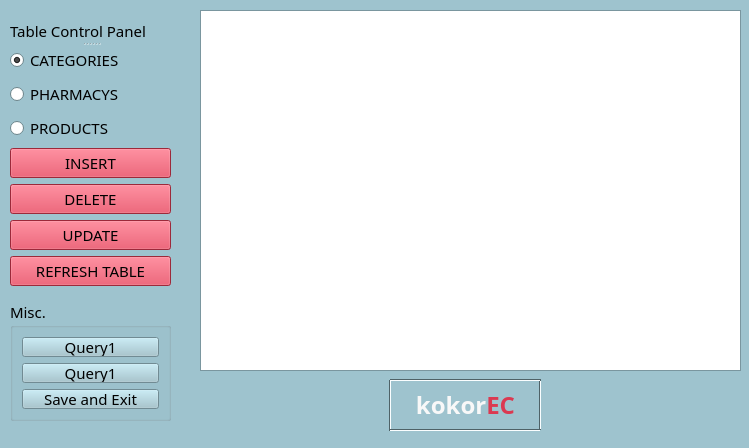
<?xml version="1.0" encoding="UTF-8"?>
<ui version="4.0">
 <class>MainWindow</class>
 <widget class="QMainWindow" name="MainWindow">
  <property name="geometry">
   <rect>
    <x>0</x>
    <y>0</y>
    <width>749</width>
    <height>448</height>
   </rect>
  </property>
  <property name="palette">
   <palette>
    <active>
     <colorrole role="WindowText">
      <brush brushstyle="SolidPattern">
       <color alpha="255">
        <red>0</red>
        <green>0</green>
        <blue>0</blue>
       </color>
      </brush>
     </colorrole>
     <colorrole role="Button">
      <brush brushstyle="SolidPattern">
       <color alpha="255">
        <red>158</red>
        <green>195</green>
        <blue>206</blue>
       </color>
      </brush>
     </colorrole>
     <colorrole role="Light">
      <brush brushstyle="SolidPattern">
       <color alpha="255">
        <red>250</red>
        <green>254</green>
        <blue>255</blue>
       </color>
      </brush>
     </colorrole>
     <colorrole role="Midlight">
      <brush brushstyle="SolidPattern">
       <color alpha="255">
        <red>204</red>
        <green>224</green>
        <blue>230</blue>
       </color>
      </brush>
     </colorrole>
     <colorrole role="Dark">
      <brush brushstyle="SolidPattern">
       <color alpha="255">
        <red>79</red>
        <green>98</green>
        <blue>103</blue>
       </color>
      </brush>
     </colorrole>
     <colorrole role="Mid">
      <brush brushstyle="SolidPattern">
       <color alpha="255">
        <red>105</red>
        <green>130</green>
        <blue>137</blue>
       </color>
      </brush>
     </colorrole>
     <colorrole role="Text">
      <brush brushstyle="SolidPattern">
       <color alpha="255">
        <red>0</red>
        <green>0</green>
        <blue>0</blue>
       </color>
      </brush>
     </colorrole>
     <colorrole role="BrightText">
      <brush brushstyle="SolidPattern">
       <color alpha="255">
        <red>255</red>
        <green>255</green>
        <blue>255</blue>
       </color>
      </brush>
     </colorrole>
     <colorrole role="ButtonText">
      <brush brushstyle="SolidPattern">
       <color alpha="255">
        <red>0</red>
        <green>0</green>
        <blue>0</blue>
       </color>
      </brush>
     </colorrole>
     <colorrole role="Base">
      <brush brushstyle="SolidPattern">
       <color alpha="255">
        <red>255</red>
        <green>255</green>
        <blue>255</blue>
       </color>
      </brush>
     </colorrole>
     <colorrole role="Window">
      <brush brushstyle="SolidPattern">
       <color alpha="255">
        <red>158</red>
        <green>195</green>
        <blue>206</blue>
       </color>
      </brush>
     </colorrole>
     <colorrole role="Shadow">
      <brush brushstyle="SolidPattern">
       <color alpha="255">
        <red>0</red>
        <green>0</green>
        <blue>0</blue>
       </color>
      </brush>
     </colorrole>
     <colorrole role="AlternateBase">
      <brush brushstyle="SolidPattern">
       <color alpha="255">
        <red>206</red>
        <green>225</green>
        <blue>230</blue>
       </color>
      </brush>
     </colorrole>
     <colorrole role="ToolTipBase">
      <brush brushstyle="SolidPattern">
       <color alpha="255">
        <red>255</red>
        <green>255</green>
        <blue>220</blue>
       </color>
      </brush>
     </colorrole>
     <colorrole role="ToolTipText">
      <brush brushstyle="SolidPattern">
       <color alpha="255">
        <red>0</red>
        <green>0</green>
        <blue>0</blue>
       </color>
      </brush>
     </colorrole>
     <colorrole role="PlaceholderText">
      <brush brushstyle="SolidPattern">
       <color alpha="128">
        <red>0</red>
        <green>0</green>
        <blue>0</blue>
       </color>
      </brush>
     </colorrole>
    </active>
    <inactive>
     <colorrole role="WindowText">
      <brush brushstyle="SolidPattern">
       <color alpha="255">
        <red>0</red>
        <green>0</green>
        <blue>0</blue>
       </color>
      </brush>
     </colorrole>
     <colorrole role="Button">
      <brush brushstyle="SolidPattern">
       <color alpha="255">
        <red>158</red>
        <green>195</green>
        <blue>206</blue>
       </color>
      </brush>
     </colorrole>
     <colorrole role="Light">
      <brush brushstyle="SolidPattern">
       <color alpha="255">
        <red>250</red>
        <green>254</green>
        <blue>255</blue>
       </color>
      </brush>
     </colorrole>
     <colorrole role="Midlight">
      <brush brushstyle="SolidPattern">
       <color alpha="255">
        <red>204</red>
        <green>224</green>
        <blue>230</blue>
       </color>
      </brush>
     </colorrole>
     <colorrole role="Dark">
      <brush brushstyle="SolidPattern">
       <color alpha="255">
        <red>79</red>
        <green>98</green>
        <blue>103</blue>
       </color>
      </brush>
     </colorrole>
     <colorrole role="Mid">
      <brush brushstyle="SolidPattern">
       <color alpha="255">
        <red>105</red>
        <green>130</green>
        <blue>137</blue>
       </color>
      </brush>
     </colorrole>
     <colorrole role="Text">
      <brush brushstyle="SolidPattern">
       <color alpha="255">
        <red>0</red>
        <green>0</green>
        <blue>0</blue>
       </color>
      </brush>
     </colorrole>
     <colorrole role="BrightText">
      <brush brushstyle="SolidPattern">
       <color alpha="255">
        <red>255</red>
        <green>255</green>
        <blue>255</blue>
       </color>
      </brush>
     </colorrole>
     <colorrole role="ButtonText">
      <brush brushstyle="SolidPattern">
       <color alpha="255">
        <red>0</red>
        <green>0</green>
        <blue>0</blue>
       </color>
      </brush>
     </colorrole>
     <colorrole role="Base">
      <brush brushstyle="SolidPattern">
       <color alpha="255">
        <red>255</red>
        <green>255</green>
        <blue>255</blue>
       </color>
      </brush>
     </colorrole>
     <colorrole role="Window">
      <brush brushstyle="SolidPattern">
       <color alpha="255">
        <red>158</red>
        <green>195</green>
        <blue>206</blue>
       </color>
      </brush>
     </colorrole>
     <colorrole role="Shadow">
      <brush brushstyle="SolidPattern">
       <color alpha="255">
        <red>0</red>
        <green>0</green>
        <blue>0</blue>
       </color>
      </brush>
     </colorrole>
     <colorrole role="AlternateBase">
      <brush brushstyle="SolidPattern">
       <color alpha="255">
        <red>206</red>
        <green>225</green>
        <blue>230</blue>
       </color>
      </brush>
     </colorrole>
     <colorrole role="ToolTipBase">
      <brush brushstyle="SolidPattern">
       <color alpha="255">
        <red>255</red>
        <green>255</green>
        <blue>220</blue>
       </color>
      </brush>
     </colorrole>
     <colorrole role="ToolTipText">
      <brush brushstyle="SolidPattern">
       <color alpha="255">
        <red>0</red>
        <green>0</green>
        <blue>0</blue>
       </color>
      </brush>
     </colorrole>
     <colorrole role="PlaceholderText">
      <brush brushstyle="SolidPattern">
       <color alpha="128">
        <red>0</red>
        <green>0</green>
        <blue>0</blue>
       </color>
      </brush>
     </colorrole>
    </inactive>
    <disabled>
     <colorrole role="WindowText">
      <brush brushstyle="SolidPattern">
       <color alpha="255">
        <red>79</red>
        <green>98</green>
        <blue>103</blue>
       </color>
      </brush>
     </colorrole>
     <colorrole role="Button">
      <brush brushstyle="SolidPattern">
       <color alpha="255">
        <red>158</red>
        <green>195</green>
        <blue>206</blue>
       </color>
      </brush>
     </colorrole>
     <colorrole role="Light">
      <brush brushstyle="SolidPattern">
       <color alpha="255">
        <red>250</red>
        <green>254</green>
        <blue>255</blue>
       </color>
      </brush>
     </colorrole>
     <colorrole role="Midlight">
      <brush brushstyle="SolidPattern">
       <color alpha="255">
        <red>204</red>
        <green>224</green>
        <blue>230</blue>
       </color>
      </brush>
     </colorrole>
     <colorrole role="Dark">
      <brush brushstyle="SolidPattern">
       <color alpha="255">
        <red>79</red>
        <green>98</green>
        <blue>103</blue>
       </color>
      </brush>
     </colorrole>
     <colorrole role="Mid">
      <brush brushstyle="SolidPattern">
       <color alpha="255">
        <red>105</red>
        <green>130</green>
        <blue>137</blue>
       </color>
      </brush>
     </colorrole>
     <colorrole role="Text">
      <brush brushstyle="SolidPattern">
       <color alpha="255">
        <red>79</red>
        <green>98</green>
        <blue>103</blue>
       </color>
      </brush>
     </colorrole>
     <colorrole role="BrightText">
      <brush brushstyle="SolidPattern">
       <color alpha="255">
        <red>255</red>
        <green>255</green>
        <blue>255</blue>
       </color>
      </brush>
     </colorrole>
     <colorrole role="ButtonText">
      <brush brushstyle="SolidPattern">
       <color alpha="255">
        <red>79</red>
        <green>98</green>
        <blue>103</blue>
       </color>
      </brush>
     </colorrole>
     <colorrole role="Base">
      <brush brushstyle="SolidPattern">
       <color alpha="255">
        <red>158</red>
        <green>195</green>
        <blue>206</blue>
       </color>
      </brush>
     </colorrole>
     <colorrole role="Window">
      <brush brushstyle="SolidPattern">
       <color alpha="255">
        <red>158</red>
        <green>195</green>
        <blue>206</blue>
       </color>
      </brush>
     </colorrole>
     <colorrole role="Shadow">
      <brush brushstyle="SolidPattern">
       <color alpha="255">
        <red>0</red>
        <green>0</green>
        <blue>0</blue>
       </color>
      </brush>
     </colorrole>
     <colorrole role="AlternateBase">
      <brush brushstyle="SolidPattern">
       <color alpha="255">
        <red>158</red>
        <green>195</green>
        <blue>206</blue>
       </color>
      </brush>
     </colorrole>
     <colorrole role="ToolTipBase">
      <brush brushstyle="SolidPattern">
       <color alpha="255">
        <red>255</red>
        <green>255</green>
        <blue>220</blue>
       </color>
      </brush>
     </colorrole>
     <colorrole role="ToolTipText">
      <brush brushstyle="SolidPattern">
       <color alpha="255">
        <red>0</red>
        <green>0</green>
        <blue>0</blue>
       </color>
      </brush>
     </colorrole>
     <colorrole role="PlaceholderText">
      <brush brushstyle="SolidPattern">
       <color alpha="128">
        <red>0</red>
        <green>0</green>
        <blue>0</blue>
       </color>
      </brush>
     </colorrole>
    </disabled>
   </palette>
  </property>
  <property name="font">
   <font>
    <family>Poppins</family>
    <pointsize>11</pointsize>
   </font>
  </property>
  <property name="cursor">
   <cursorShape>ArrowCursor</cursorShape>
  </property>
  <property name="windowTitle">
   <string>SQL Control Interface</string>
  </property>
  <property name="windowIcon">
   <iconset>
    <normaloff>../logo.jpg</normaloff>../logo.jpg</iconset>
  </property>
  <property name="toolTip">
   <string notr="true"/>
  </property>
  <property name="statusTip">
   <string notr="true"/>
  </property>
  <property name="tabShape">
   <enum>QTabWidget::Rounded</enum>
  </property>
  <widget class="QWidget" name="centralwidget">
   <widget class="QSplitter" name="splitter">
    <property name="geometry">
     <rect>
      <x>10</x>
      <y>20</y>
      <width>161</width>
      <height>271</height>
     </rect>
    </property>
    <property name="orientation">
     <enum>Qt::Vertical</enum>
    </property>
    <widget class="QLabel" name="label_2">
     <property name="text">
      <string>Table Control Panel</string>
     </property>
    </widget>
    <widget class="QWidget" name="layoutWidget">
     <layout class="QHBoxLayout" name="horizontalLayout">
      <item>
       <layout class="QVBoxLayout" name="verticalLayout_2">
        <item>
         <layout class="QVBoxLayout" name="verticalLayout_3">
          <item>
           <widget class="QRadioButton" name="radCategory">
            <property name="text">
             <string>CATEGORIES</string>
            </property>
            <property name="checked">
             <bool>true</bool>
            </property>
           </widget>
          </item>
          <item>
           <widget class="QRadioButton" name="radPharmacy">
            <property name="text">
             <string>PHARMACYS</string>
            </property>
           </widget>
          </item>
          <item>
           <widget class="QRadioButton" name="radProduct">
            <property name="text">
             <string>PRODUCTS</string>
            </property>
           </widget>
          </item>
         </layout>
        </item>
        <item>
         <widget class="QPushButton" name="btnInsertElement">
          <property name="font">
           <font>
            <family>Poppins</family>
            <pointsize>11</pointsize>
           </font>
          </property>
          <property name="styleSheet">
           <string notr="true">background-color: rgb(219, 57, 81);</string>
          </property>
          <property name="text">
           <string>INSERT</string>
          </property>
         </widget>
        </item>
        <item>
         <widget class="QPushButton" name="btnDeleteElement">
          <property name="font">
           <font>
            <family>Poppins</family>
            <pointsize>11</pointsize>
           </font>
          </property>
          <property name="styleSheet">
           <string notr="true">background-color: rgb(219, 57, 81);</string>
          </property>
          <property name="text">
           <string>DELETE</string>
          </property>
         </widget>
        </item>
        <item>
         <widget class="QPushButton" name="btnUpdateElement">
          <property name="font">
           <font>
            <family>Poppins</family>
            <pointsize>11</pointsize>
           </font>
          </property>
          <property name="styleSheet">
           <string notr="true">background-color: rgb(219, 57, 81);</string>
          </property>
          <property name="text">
           <string>UPDATE</string>
          </property>
         </widget>
        </item>
        <item>
         <widget class="QPushButton" name="btnUpdateTable">
          <property name="font">
           <font>
            <family>Poppins</family>
            <pointsize>11</pointsize>
           </font>
          </property>
          <property name="styleSheet">
           <string notr="true">background-color: rgb(248, 125, 66);background-color: rgb(219, 57, 81);</string>
          </property>
          <property name="text">
           <string>REFRESH TABLE</string>
          </property>
         </widget>
        </item>
       </layout>
      </item>
     </layout>
    </widget>
   </widget>
   <widget class="QGroupBox" name="groupBox_2">
    <property name="geometry">
     <rect>
      <x>10</x>
      <y>300</y>
      <width>161</width>
      <height>121</height>
     </rect>
    </property>
    <property name="title">
     <string>Misc.</string>
    </property>
    <layout class="QVBoxLayout" name="verticalLayout">
     <item>
      <widget class="QPushButton" name="btnQuery">
       <property name="text">
        <string>Query1</string>
       </property>
      </widget>
     </item>
     <item>
      <widget class="QPushButton" name="btnTypeOrder">
       <property name="text">
        <string>Query1</string>
       </property>
      </widget>
     </item>
     <item>
      <widget class="QPushButton" name="commitSql">
       <property name="text">
        <string>Save and Exit</string>
       </property>
      </widget>
     </item>
    </layout>
   </widget>
   <widget class="QTableWidget" name="tableWidget">
    <property name="geometry">
     <rect>
      <x>200</x>
      <y>10</y>
      <width>541</width>
      <height>361</height>
     </rect>
    </property>
    <property name="frameShape">
     <enum>QFrame::StyledPanel</enum>
    </property>
    <property name="frameShadow">
     <enum>QFrame::Plain</enum>
    </property>
    <property name="lineWidth">
     <number>2</number>
    </property>
    <property name="midLineWidth">
     <number>1</number>
    </property>
   </widget>
   <widget class="QLabel" name="label">
    <property name="geometry">
     <rect>
      <x>390</x>
      <y>380</y>
      <width>151</width>
      <height>51</height>
     </rect>
    </property>
    <property name="palette">
     <palette>
      <active>
       <colorrole role="Text">
        <brush brushstyle="SolidPattern">
         <color alpha="255">
          <red>255</red>
          <green>170</green>
          <blue>0</blue>
         </color>
        </brush>
       </colorrole>
       <colorrole role="PlaceholderText">
        <brush brushstyle="NoBrush">
         <color alpha="128">
          <red>255</red>
          <green>170</green>
          <blue>0</blue>
         </color>
        </brush>
       </colorrole>
      </active>
      <inactive>
       <colorrole role="Text">
        <brush brushstyle="SolidPattern">
         <color alpha="255">
          <red>255</red>
          <green>170</green>
          <blue>0</blue>
         </color>
        </brush>
       </colorrole>
       <colorrole role="PlaceholderText">
        <brush brushstyle="NoBrush">
         <color alpha="128">
          <red>255</red>
          <green>170</green>
          <blue>0</blue>
         </color>
        </brush>
       </colorrole>
      </inactive>
      <disabled>
       <colorrole role="Text">
        <brush brushstyle="SolidPattern">
         <color alpha="255">
          <red>107</red>
          <green>104</green>
          <blue>120</blue>
         </color>
        </brush>
       </colorrole>
       <colorrole role="PlaceholderText">
        <brush brushstyle="NoBrush">
         <color alpha="128">
          <red>255</red>
          <green>170</green>
          <blue>0</blue>
         </color>
        </brush>
       </colorrole>
      </disabled>
     </palette>
    </property>
    <property name="font">
     <font>
      <family>Gill Sans Nova Ultra Bold</family>
      <pointsize>18</pointsize>
      <weight>75</weight>
      <bold>true</bold>
     </font>
    </property>
    <property name="styleSheet">
     <string notr="true">border-color: rgb(0, 0, 0);</string>
    </property>
    <property name="frameShape">
     <enum>QFrame::NoFrame</enum>
    </property>
    <property name="frameShadow">
     <enum>QFrame::Plain</enum>
    </property>
    <property name="lineWidth">
     <number>3</number>
    </property>
    <property name="text">
     <string>&lt;html&gt;&lt;head/&gt;&lt;body&gt;&lt;p&gt;&lt;span style=&quot; color:#f8f8f8;&quot;&gt;kokor&lt;/span&gt;&lt;span style=&quot; color:#db3951;&quot;&gt;EC&lt;/span&gt;&lt;/p&gt;&lt;/body&gt;&lt;/html&gt;</string>
    </property>
    <property name="textFormat">
     <enum>Qt::RichText</enum>
    </property>
    <property name="alignment">
     <set>Qt::AlignCenter</set>
    </property>
    <property name="margin">
     <number>0</number>
    </property>
    <property name="indent">
     <number>-1</number>
    </property>
    <property name="textInteractionFlags">
     <set>Qt::NoTextInteraction</set>
    </property>
   </widget>
   <widget class="Line" name="line_3">
    <property name="geometry">
     <rect>
      <x>380</x>
      <y>380</y>
      <width>21</width>
      <height>51</height>
     </rect>
    </property>
    <property name="orientation">
     <enum>Qt::Vertical</enum>
    </property>
   </widget>
   <widget class="Line" name="line_4">
    <property name="geometry">
     <rect>
      <x>530</x>
      <y>380</y>
      <width>21</width>
      <height>51</height>
     </rect>
    </property>
    <property name="orientation">
     <enum>Qt::Vertical</enum>
    </property>
   </widget>
   <widget class="Line" name="line_2">
    <property name="geometry">
     <rect>
      <x>390</x>
      <y>420</y>
      <width>151</width>
      <height>20</height>
     </rect>
    </property>
    <property name="orientation">
     <enum>Qt::Horizontal</enum>
    </property>
   </widget>
   <widget class="Line" name="line">
    <property name="geometry">
     <rect>
      <x>390</x>
      <y>370</y>
      <width>151</width>
      <height>20</height>
     </rect>
    </property>
    <property name="orientation">
     <enum>Qt::Horizontal</enum>
    </property>
   </widget>
  </widget>
 </widget>
 <resources/>
 <connections/>
</ui>
